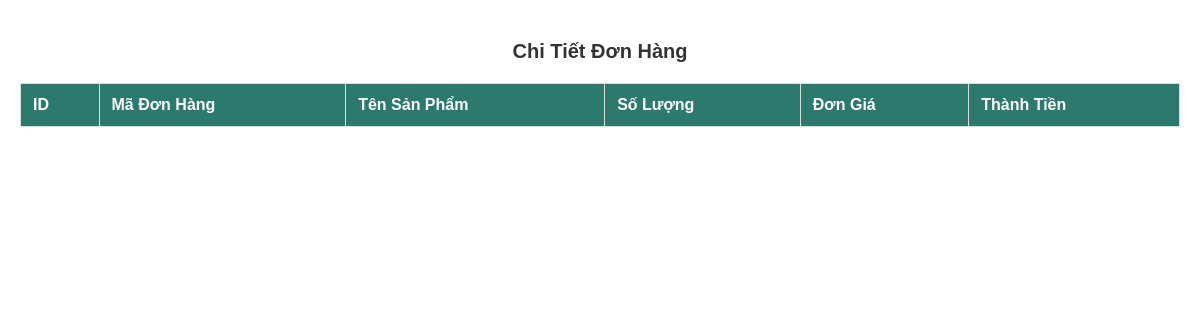
The page /admincp/modules/quanlydonhang/xemdonhang.php?code=5849 on the database as committed earlier.
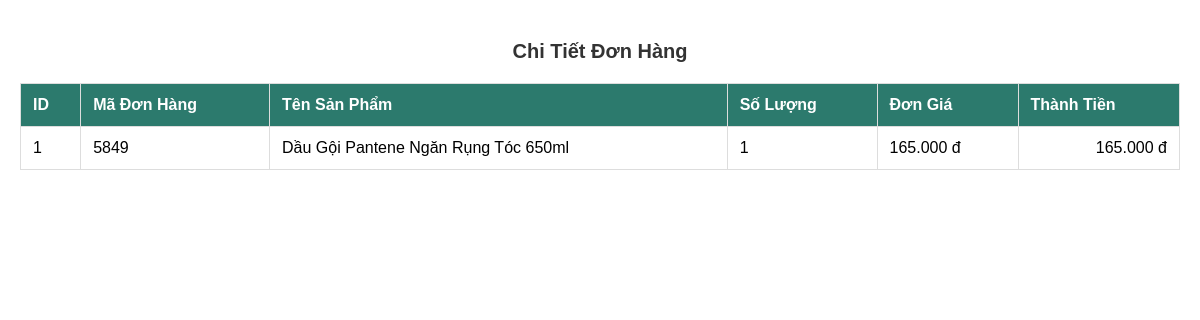
The same page on the database as committed later.
### tables this page shows
CREATE TABLE `chitiet_giohang` (
  `ID_ChiTietGioHang` int NOT NULL,
  `Code_GioHang` varchar(50) NOT NULL,
  `ID_SP` int NOT NULL,
  `SoLuongMua` int NOT NULL
);

CREATE TABLE `sanpham` (
  `ID_SP` int NOT NULL,
  `MaSP` varchar(50) NOT NULL,
  `ID_DM` int DEFAULT NULL,
  `ID_List` int DEFAULT NULL,
  `SanPham` varchar(255) NOT NULL,
  `HinhAnh` varchar(255) DEFAULT NULL,
  `ThuongHieu` varchar(255) DEFAULT NULL,
  `NoiSanXuat` varchar(255) DEFAULT NULL,
  `Gia` decimal(15,2) NOT NULL,
  `SoLuong` int NOT NULL,
  `TomTat` varchar(500) DEFAULT NULL,
  `NoiDung` text,
  `TinhTrang` varchar(50) DEFAULT 'Kích Hoạt',
  `NgayThem` datetime DEFAULT CURRENT_TIMESTAMP
);

### admincp/modules/quanlydonhang/xemdonhang.php (the view, shortened to what this page needs)
<?php
    if (isset($_GET['code']) && !empty($_GET['code'])) {
        $code = $_GET['code'];
        $sql_lietke_donhang = "
            SELECT chitiet_giohang.*, sanpham.SanPham, sanpham.Gia
            FROM chitiet_giohang
            INNER JOIN sanpham ON chitiet_giohang.ID_SP = sanpham.ID_SP
            WHERE chitiet_giohang.Code_GioHang = '$code'
            ORDER BY chitiet_giohang.ID_chitietgiohang ASC
        ";
        $query_lietke_donhang = mysqli_query($mysqli, $sql_lietke_donhang);
    } else {
        die("Mã đơn hàng không hợp lệ hoặc không tồn tại!");
    }
?>
<!DOCTYPE html>
<html lang="vi">
<head>
</head>
<body>
    <p>Chi Tiết Đơn Hàng</p>
    <table>
        <tr>
            <th>ID</th>
            <th>Mã Đơn Hàng</th>
            <th>Tên Sản Phẩm</th>
            <th>Số Lượng</th>
            <th>Đơn Giá</th>
            <th>Thành Tiền</th>
        </tr>
        <?php
        $i = 0;
        while ($row = mysqli_fetch_array($query_lietke_donhang)) {
            $i++;
        ?>
        <tr>
            <td><?php echo $i; ?></td>
            <td><?php echo htmlspecialchars($row['Code_GioHang']); ?></td>
            <td><?php echo htmlspecialchars($row['SanPham']); ?></td>
            <td><?php echo htmlspecialchars($row['SoLuongMua']); ?></td>
            <td><?php echo htmlspecialchars(number_format($row['Gia'], 0, ',', '.')); ?> đ</td>
            <td><?php echo htmlspecialchars(number_format($row['Gia'] * $row['SoLuongMua'], 0, ',', '.')); ?> đ</td>
        </tr>
        <?php
        }
        ?>
    </table>
</body>
</html>

Rows that differ between the two databases and show on the page:
added chitiet_giohang: Code_GioHang "5849", ID_SP.SanPham "Dầu Gội Pantene Ngăn Rụng Tóc 650ml", SoLuongMua "1", ID_SP.Gia "165.000", $row['Gia'] * $row['SoLuongMua'] "165.000"
